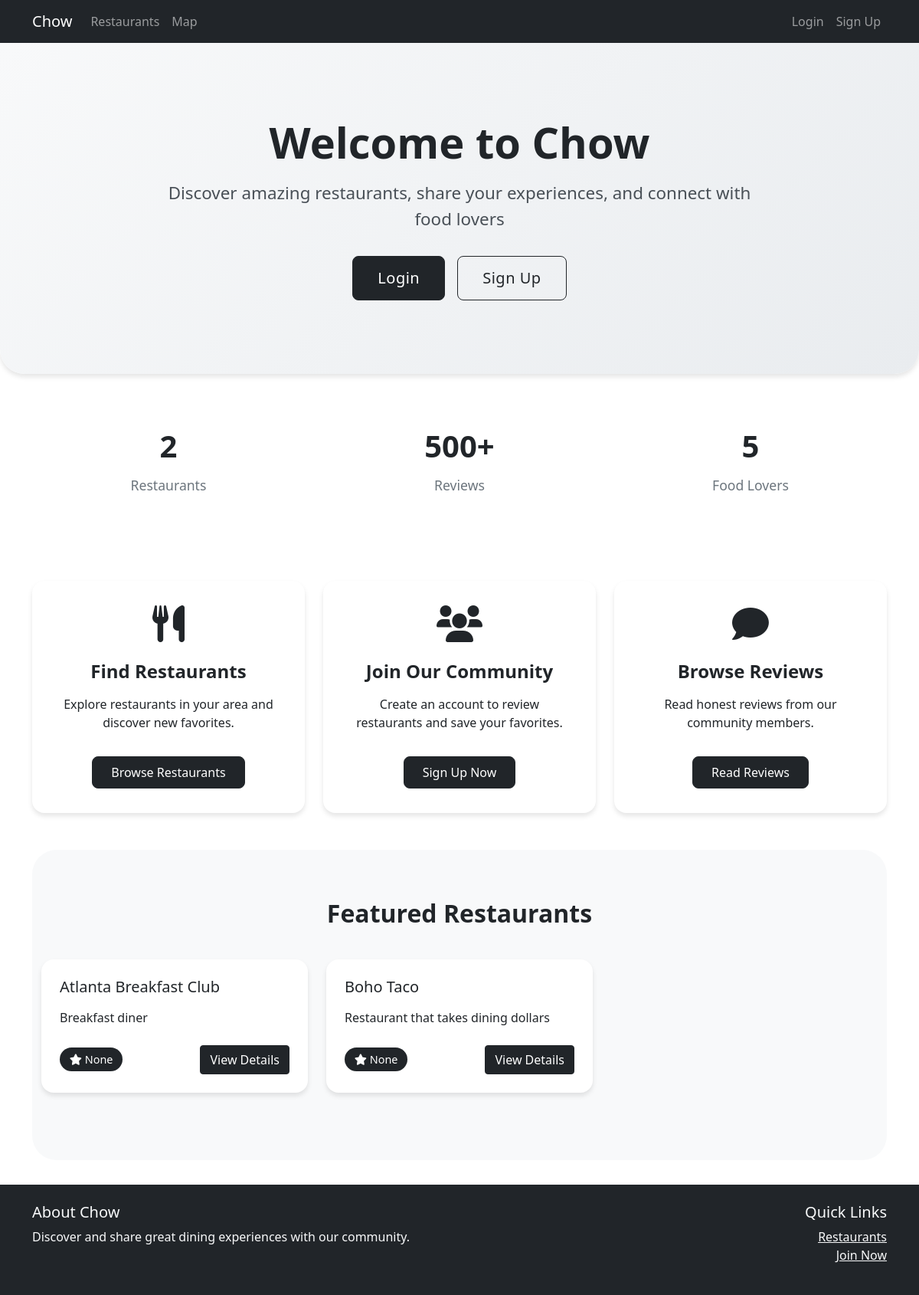
The app's page /, older data.
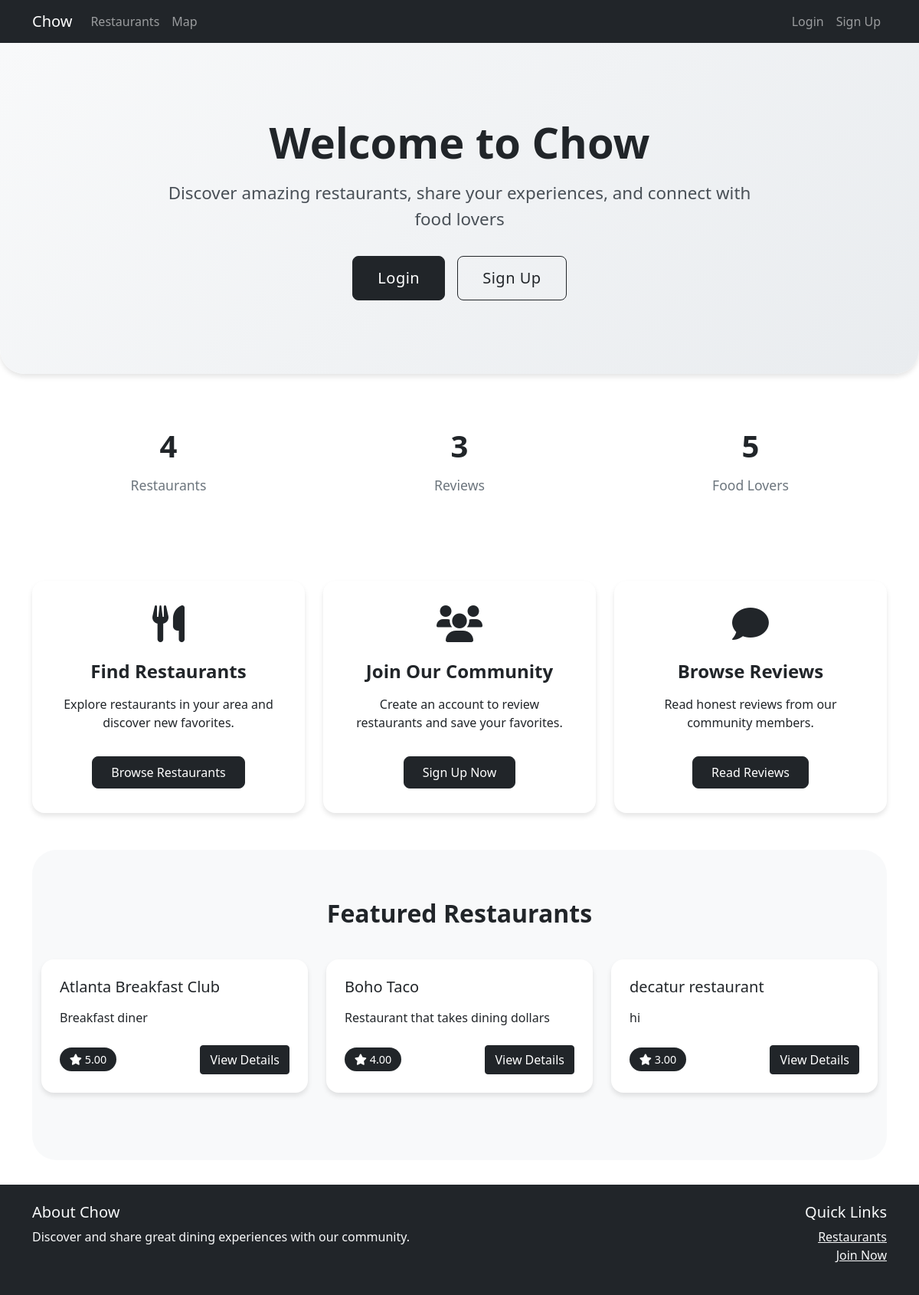
The same page, newer data.
### restaurants/models.py (models this page shows, shortened)
class Restaurant(models.Model):
    id = models.AutoField(primary_key=True)
    name = models.CharField(max_length=255)
    average_rating = models.DecimalField(decimal_places=2, max_digits = 3, null=True, blank=True)
    description = models.CharField(max_length=255)
    creator = models.ForeignKey(User, on_delete=models.DO_NOTHING, null=True, blank=True)
    owner = models.ForeignKey(Owner, on_delete=models.CASCADE, null=True, blank=True)
    favorites = models.ManyToManyField(User, blank=True, related_name='favorite_restaurants')
    image = models.ImageField(upload_to='restaurant_images/', null=True, blank=True)
    city = models.CharField(max_length=100, blank=True)
    state = models.CharField(max_length=100, blank=True)
    country = models.CharField(max_length=100, blank=True)
    latitude = models.FloatField(null=True, blank=True)
    longitude = models.FloatField(null=True, blank=True)
    location = models.CharField(max_length=255, blank=True)
    PRICE_RANGES = [
        ('cheap', '$'),
        ('medium', '$$'),
        ('pricey', '$$$'),
    ]
    price_range = models.CharField(max_length=10, choices=PRICE_RANGES, default='medium')

### home/views.py (the view)
# urls.py: path('', include('home.urls')),
def home(request):
    context = {
        'featured_restaurants': Restaurant.objects.order_by('-average_rating')[:3],
        'restaurant_count': Restaurant.objects.count(),
        'review_count': Review.objects.count(),
        'user_count': User.objects.count()
    }
    return render(request, 'home/home.html', context)

### home/templates/home/home.html (shortened to what the changed rows need)
{% extends 'base.html' %}
{% load static %}
{% block extra_css %}
<link rel="stylesheet" href="{% static 'css/home.css' %}">
{% endblock %}
{% block content %}
<div class="home-hero text-center">
  <div class="container">
    <h1 class="mb-3">Welcome to Chow</h1>
  </div>
</div>
<div class="home-stats">
  <div class="container">
    <div class="row">
      <div class="col-md-4">
        <div class="stat-item">
          <div class="number">{{ restaurant_count|default:"100+" }}</div>
          <div class="label">Restaurants</div>
        </div>
      </div>
      <div class="col-md-4">
        <div class="stat-item">
          <div class="number">{{ review_count|default:"500+" }}</div>
          <div class="label">Reviews</div>
        </div>
      </div>
    </div>
  </div>
</div>
<div class="container">
  {% if featured_restaurants %}
  <div class="featured-section">
    <div class="container">
      <h2 class="text-center">Featured Restaurants</h2>
      <div class="row">
        {% for restaurant in featured_restaurants %}
        <div class="col-md-4 mb-4">
          <div class="card restaurant-card h-100">
            <div class="card-body">
              <h5 class="card-title mb-3">{{ restaurant.name }}</h5>
              <p class="card-text mb-4">{{ restaurant.description }}</p>
              <div class="d-flex justify-content-between align-items-center">
                <div class="rating">
                  <i class="fas fa-star"></i> {{ restaurant.average_rating }}
                </div>
                <a href="{% url 'restaurants.show' id=restaurant.id %}" class="btn btn-dark">View Details</a>
              </div>
            </div>
          </div>
        </div>
        {% endfor %}
      </div>
    </div>
  </div>
  {% endif %}
</div>
{% endblock %}

Row changes from the older to the newer data that the page shows:
changed Restaurant "Atlanta Breakfast Club": average_rating "None" → "5.00"
changed Restaurant "Boho Taco": average_rating "None" → "4.00"
added Restaurant: name "decatur restaurant", description "hi", average_rating "3.00"
Text that changed along with them:
{{ restaurant_count|default:"100+" }}: "2" → "4"
{{ review_count|default:"500+" }}: "500+" → "3"
